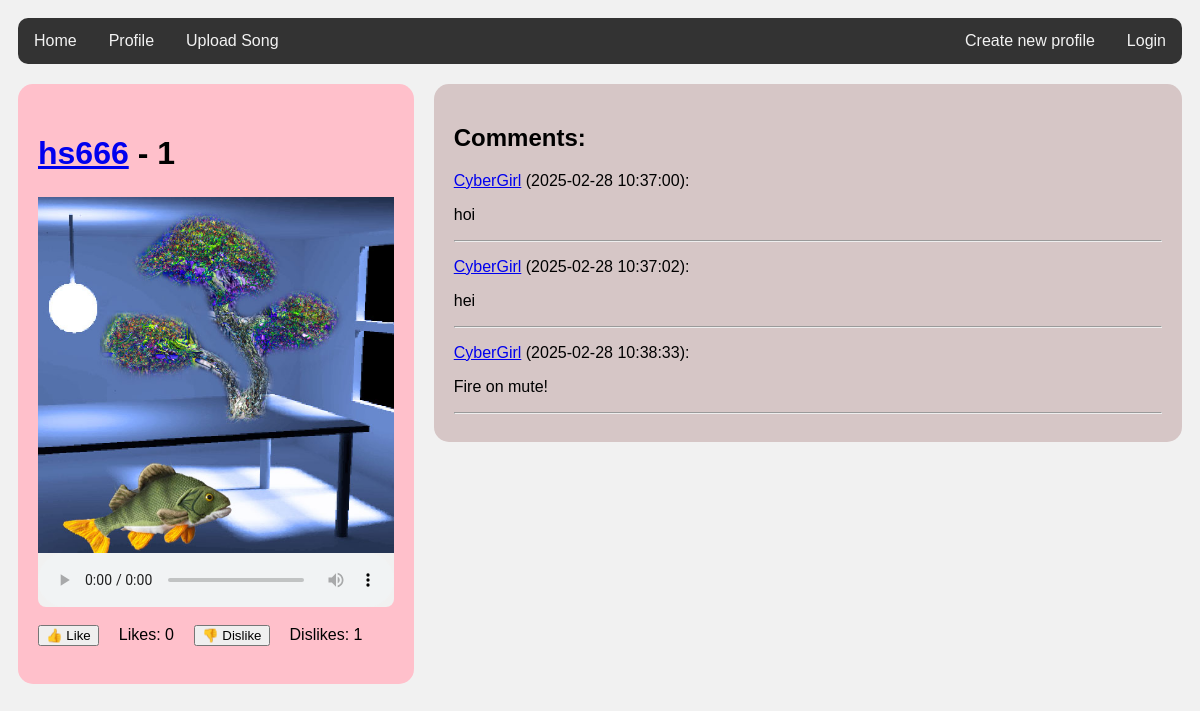
/song/3, run on an earlier commit of the app's database.
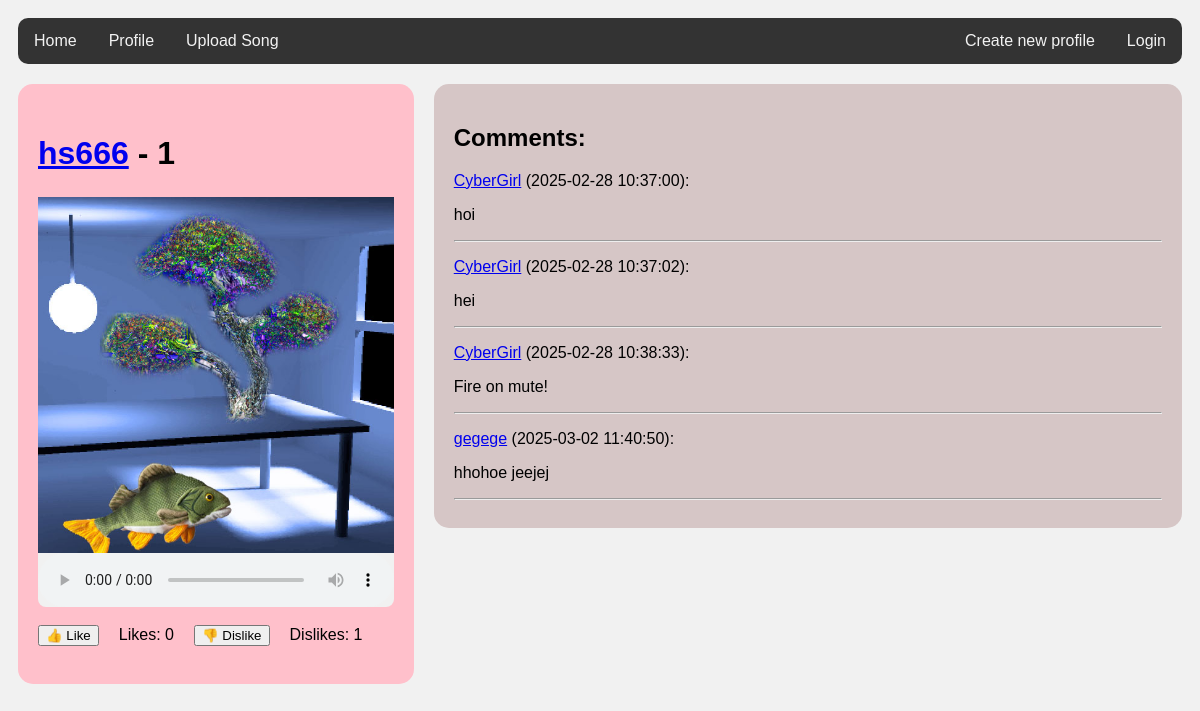
And on a later commit of the database.
### tables this page shows
CREATE TABLE songs (
    id INTEGER PRIMARY KEY,
    user_id INTEGER NOT NULL,
    title TEXT NOT NULL,
    artist TEXT NOT NULL CHECK (LENGTH(artist) > 0),
    audio_file_path TEXT NOT NULL,
    image_file_path TEXT NOT NULL,
    upload_date DATETIME DEFAULT CURRENT_TIMESTAMP,
    genre TEXT CHECK (LENGTH(genre) > 0),
    duration INTEGER CHECK (duration > 0),
    FOREIGN KEY (user_id) REFERENCES users(id) ON DELETE CASCADE
);

CREATE TABLE messages (
    id INTEGER PRIMARY KEY,
    content TEXT,
    sent_at TEXT,
    user_id INTEGER REFERENCES users,
    thread_id INTEGER REFERENCES threads
);

CREATE TABLE users (
    id INTEGER PRIMARY KEY,
    username TEXT UNIQUE,
    password_hash TEXT,
    image BLOB
, bio TEXT);

### app.py (the view)
@app.route("/song/<int:id>")
def show_song(id):
    song = get_song(id)
    thread = forum.get_thread(id)
    messages = forum.get_messages(id)
    like_counter = get_likes(id)
    dislike_counter = get_dislikes(id)
    return render_template("show_song.html", song=song, thread=thread, messages=messages, like_counter=like_counter, dislike_counter=dislike_counter)

### db.py (called while the page is built)
def get_connection():
    con = sqlite3.connect("database.db")
    con.execute("PRAGMA foreign_keys = ON")
    con.row_factory = sqlite3.Row
    return con

def query(sql, params=[]):
    con = get_connection()
    result = con.execute(sql, params).fetchall()
    con.close()
    return result

### forum.py (called while the page is built)
def get_thread(id):
    sql = """SELECT t.id
             FROM threads t
             WHERE t.id = ?"""
    result = db.query(sql, [id])
    return result[0]

def get_messages(id):
    sql = """SELECT m.id, m.content, m.sent_at, m.user_id, u.username
             FROM messages m, users u
             WHERE m.user_id = u.id AND m.thread_id = ?
             ORDER BY m.id"""
    return db.query(sql, [id])

### repositories/songs_repository.py (called while the page is built)
def get_song(id):
    sql = """SELECT id, user_id, title, artist, audio_file_path, image_file_path, genre
             FROM songs
             WHERE id = ?"""
    result = db.query(sql, [id])
    return result[0] if result else None

def get_likes(id):
    sql = "SELECT COUNT(*) FROM likes WHERE song_id = ? AND is_like = 1"
    result = db.query(sql, [id])
    return result[0][0] if result else 0  # Extract the count from the result

def get_dislikes(id):
    sql = "SELECT COUNT(*) FROM likes WHERE song_id = ? AND is_like = 0"
    result = db.query(sql, [id])
    return result[0][0] if result else 0  # Extract the count from the result

### templates/show_song.html (shortened to what this page needs)
<!DOCTYPE html>
<html>
<head>
  <link rel="stylesheet" href="../static/styles.css">
</head>
<body>
  <div class="topnav">
    <a href="/">Home</a>
    {% if session.username%}
    <a href="/user/{{ session['user_id'] }}">Profile</a>
    <a href="/upload_song">Upload Song</a>
    {% else %}
    <a href="/login_page">Profile</a>
    <a href="/login_page">Upload Song</a>
    {% endif %}
    {% if session.username %}
    <a href="/logout" style="float:right">Logout</a>
    {% else %}
    <a href="/login_page" style="float:right">Login</a>
    <a href="/register" style="float:right">Create new profile</a>
    {% endif %}
  </div>
  <div class="row">
    <div class="leftcolumn">
      <div class="card-songpage-left">
        <div class="song-info">
          <h1><a href="/user/{{ song.user_id }}">{{ song.artist }}</a> - {{ song.title }}</h1>
        </div>
        <br>
        <img src="{{ url_for('static', filename=song.image_file_path.split('static/')[-1]) }}" alt="Kansikuva" width="100%">
        <audio controls class="audio2">
          {% if song.audio_file_path.endswith('.mp3') %}
          <source src="{{ url_for('static', filename=song.audio_file_path.split('static/')[-1]) }}" type="audio/mpeg">
          {% elif song.audio_file_path.endswith('.wav') %}
          <source src="{{ url_for('static', filename=song.audio_file_path.split('static/')[-1]) }}" type="audio/wav">
          {% else %}
              <p>Tiedostotyyppi ei tuettu.</p>
          {% endif %}
        </audio>
        <br>
        <div class="likes">
          <form action="/like/{{ song.id }}" method="post">
            <button type="submit">👍 Like</button>
          </form>
          <p>Likes: {{ like_counter }}</p>
          <form action="/dislike/{{ song.id }}" method="post">
              <button type="submit">👎 Dislike</button>
          </form>
          <p>Dislikes: {{ dislike_counter }}</p>
        </div>
        <br>
      </div>
    </div>
    <div class="rightcolumn">
      <div class="card-songpage-right">
        <h2>Comments:</h2>
        {% for message in messages %}
        <p>
          <a href="/user/{{ message.user_id }}">{{ message.username }}</a> ({{ message.sent_at }}):
        </p>
        <p>
          {{ message.content }}
        </p>
        <hr />
        {% endfor %}
      </div>
    </div>
  </div>
</body>
</html>

### static/styles.css (style rules this page uses)
* { box-sizing: border-box; }
body { font-family: Arial; padding: 10px; background: #f1f1f1; }
.topnav { overflow: hidden; background-color: #333; border-radius: 10px; }
.topnav a { float: left; display: block; color: #f2f2f2; text-align: center; padding: 14px 16px; text-decoration: none; }
.leftcolumn { float: left; width: 34%; }
.rightcolumn { float: left; width: 66%; background-color: #f1f1f1; padding-left: 20px; overflow: hidden; }
.card-songpage-left { background-color: pink; padding: 20px; margin-top: 20px; border-radius: 15px; display: flex; flex-direction: column; }
.card-songpage-right { background-color: rgb(214, 198, 198); padding: 20px; margin-top: 20px; border-radius: 15px; }
.audio2 { width: 100%; border-radius: 0px 0px 8px 8px; background-color: #f1f1f1; }
.song-info { display: flex; flex-wrap: nowrap; gap: 10px; margin-top: 10px; margin-bottom: -15px; }
.likes { display: flex; align-items: center; gap: 20px; }
.likes form { display: flex; align-items: center; }
.likes p { margin: 0; }
.row::after { content: ""; display: table; clear: both; }

What changed in the data, as far as the page shows it:
added messages: username "gegege", sent_at "2025-03-02 11:40:50", content "hhohoe jeejej"
